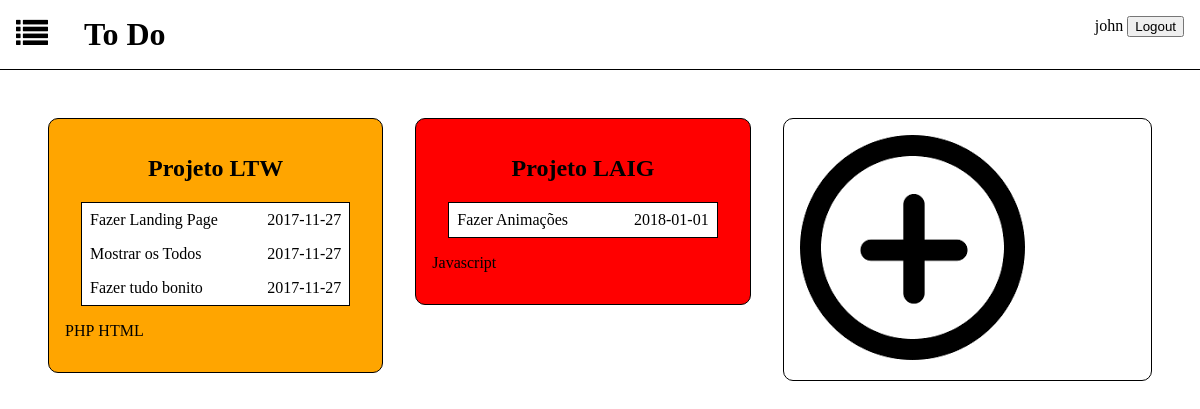
The page /home_page.php (signed in) on the database its author committed.
### tables this page shows
CREATE TABLE belongs (
	list_id INTEGER REFERENCES lists NOT NULL, 
	usr_id INTEGER REFERENCES users NOT NULL,
	PRIMARY KEY(list_id, usr_id)
);

CREATE TABLE lists (
	id INTEGER PRIMARY KEY AUTOINCREMENT,
	title VARCHAR NOT NULL,
	priority INTEGER DEFAULT(0)
);

CREATE TABLE hasItems(
	list_id INTEGER REFERENCES lists NOT NULL,
	todo_id INTEGER REFERENCES todos NOT NULL,
	PRIMARY KEY(list_id, todo_id)
);

CREATE TABLE todos (
	todo_id INTEGER PRIMARY KEY AUTOINCREMENT,
	name VARCHAR NOT NULL,
	limit_date DATE,
	done INTEGER DEFAULT(-1),
	list_id INTEGER REFERENCES lists NOT NULL
);

CREATE TABLE hasCategories (
	list_id INTEGER REFERENCES lists NOT NULL,
	cat_id INTEGER REFERENCES categories NOT NULL,
	PRIMARY KEY(list_id, cat_id)
);

CREATE TABLE categories (
	cat_id INTEGER PRIMARY KEY AUTOINCREMENT,
	cat_name VARCHAR NOT NULL
);

### home_page.php (called while the page is built)
<?php
	include_once('includes/init.php');
	include_once('database/list.php');
	$lists = getAllLists($_SESSION['username']);
	$categories = array();
	foreach ($lists as $list) {
		$categories[$list['id']] = getListCategories($list['id']);
	}
	$todos = array();
	foreach ($lists as $list) {
		$todos[$list['id']] = getListTodos($list['id']);
	}
	include_once('templates/common/header.php');
	include_once('templates/todos/show_lists.php');
	include_once('templates/common/footer.php');
?>

### database/list.php (called while the page is built, shortened)
<?php
	function getAllLists($username){
		global $dbh;
		$stmt = $dbh->prepare("SELECT * FROM lists, users, belongs
								WHERE lists.id = belongs.list_id AND belongs.usr_id = users.usr_id AND usr_username = ?;");
		$stmt->execute(array($username));
		return $stmt->fetchAll();
	}
	function getListCategories($list_id){
		global $dbh;
		$stmt = $dbh->prepare("SELECT * FROM lists, hasCategories, categories
								WHERE hasCategories.list_id = lists.id AND hasCategories.cat_id = categories.cat_id AND lists.id = ?");
		$stmt->execute(array($list_id));
		return $stmt->fetchAll();
	}
	function getListTodos($list_id){
		global $dbh;
		$stmt = $dbh->prepare("SELECT * FROM todos, hasItems, lists
								WHERE lists.id = hasItems.list_id AND hasItems.todo_id = todos.todo_id AND lists.id = ?");
		$stmt->execute(array($list_id));
		return $stmt->fetchAll();
	}
?>

### templates/todos/show_lists.php (the view, shortened to what this page needs)
<section id="lists">
	<?php foreach ($lists as $list) { ?>
	<?php
	if($list['priority'] == 1)
		$priority = 'p1';
	else if($list['priority'] == 2)
		$priority = 'p2';
	else if($list['priority'] == 3)
		$priority = 'p3';
	?>
	<a href="list_page.php?list_id=<?= $list['list_id']?>">
		<div class="list <?= $priority?>">
			<h2><?= $list['title']?></h2>
			<div class="todos">
				<?php foreach ($todos[$list['id']] as $todo) { ?>
				<div class="todo">
					<p><?= $todo['name']?></p>
					<span><?= $todo['limit_date']?></span>
				</div>
				<?php } ?>
			</div>
			<div class="categories">
				<?php foreach ($categories[$list['id']] as $cat) { ?>
				<div class="category">
					<p><?= $cat['cat_name']?></p>
				</div>
				<?php } ?>
			</div>
		</div></a>
		<?php } ?>
		<div class="list">
			<img src="images/addIcon.png">
		</div>
	</section>

### templates/common/header.php (shortened to what this page needs)
<!DOCTYPE html>
<html>
<head>
	<link rel="stylesheet" type="text/css" href="https://maxcdn.bootstrapcdn.com/font-awesome/4.7.0/css/font-awesome.min.css">
	<link rel="stylesheet" type="text/css" href="css/home_page.css">
</head>
<body>
	<header>
		<a href="home_page.php"><i class="fa fa-list fa-2x" aria-hidden="true"></i></a>
		<h1>To Do</h1>
		<?php include_once('templates/common/user.php'); ?>
	</header>

### templates/common/user.php (shortened to what this page needs)
<div id="user">
  <?php if (isset($_SESSION['username']) && $_SESSION['username'] != '') { ?>
    <form action="logout.php" method="post">
      <a href="profile_page.php"><?=$_SESSION['username']?></a>
      <input type="submit" value="Logout">
    </form>
  <?php } ?>
</div>

### templates/common/footer.php
	</body>
</html>

### css/home_page.css (style rules this page uses)
body { margin: 0; }
header { border-bottom: 1px solid black; padding: 1em; }
h1 { display: inline; padding: 1em; }
#user { float: right; }
#lists { margin: 2em; display: flex; flex-wrap: wrap; justify-content: flex-start; }
#lists > * { display: inline-block; flex-grow: 1; margin: 1em 1em; width: 20%; }
a { text-decoration: none; color: black; margin: 0 auto; }
.list { border: 1px solid black; border-radius: 10px 10px; padding: 1em; }
.list h2 { text-align: center; }
.todos { display: block; border: 1px solid black; margin: 0 1em; }
.todo { background-color: white; position: relative; padding: 0.5em; }
.todo p { display: inline; }
span { margin-left: 2em; float: right; }
.category { display: inline-block; }
.p1 { background-color: red; }
.p2 { background-color: orange; }

### rows shown on the page
belongs: list.title "Projeto LTW"
hasitems: todo.name "Fazer Landing Page", todo.limit_date "2017-11-27"
hasitems: todo.name "Mostrar os Todos", todo.limit_date "2017-11-27"
hasitems: todo.name "Fazer tudo bonito", todo.limit_date "2017-11-27"
hascategories: cat.cat_name "PHP"
hascategories: cat.cat_name "HTML"
belongs: list.title "Projeto LAIG"
hasitems: todo.name "Fazer Animações", todo.limit_date "2018-01-01"
hascategories: cat.cat_name "Javascript"

### other values the page prints
$_SESSION['username'] "john"
